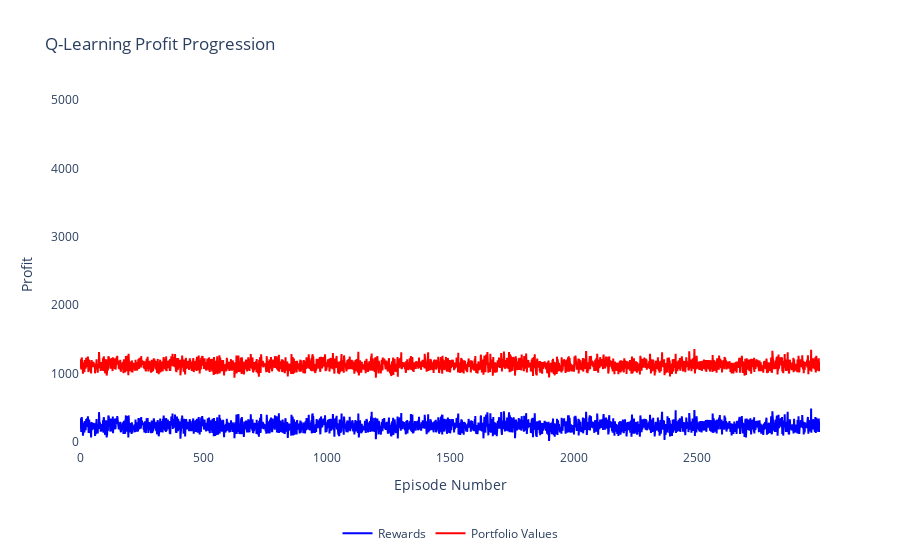

Here is the notebook cell this chart was saved with:
### Code cell
rewards = rewards7
profits = profits7

fig = go.Figure()

# reward line
fig.add_trace(go.Scatter(x=list(range(len(rewards))), y=rewards, 
                         mode='lines', 
                         name='Rewards', 
                         line=dict(color='blue', dash='solid')))  # solid line with blue color

# portfolio line
fig.add_trace(go.Scatter(x=list(range(len(profits))), y=profits, 
                         mode='lines', 
                         name='Portfolio Values', 
                         line=dict(color='red', dash='solid')))  # solid line with red color

# plot figure
fig.update_layout(
    title='Q-Learning Profit Progression',
    xaxis=dict(title='Episode Number'),
    yaxis=dict(title='Profit', range=[-100, 5000]), 
    legend=dict(orientation='h', x=0.5, xanchor='center', y=-0.2),
    plot_bgcolor='white', 
    yaxis_showgrid=True, 
    xaxis_showgrid=True
)

# Show the plot
fig.show()

### Figure 1 — Plotly figure (JSON) as saved in the notebook; plotly's stock layout.template omitted (floating-point values rounded to 4 significant figures; data arrays with more than 128 entries replaced by an {"elided": "..."} marker saying what was removed)
{"data": [{"line": {"color": "blue", "dash": "solid"}, "mode": "lines", "name": "Rewards", "type": "scatter", "x": {"elided": "3000 int values"}, "y": {"elided": "3000 float values"}}, {"line": {"color": "red", "dash": "solid"}, "mode": "lines", "name": "Portfolio Values", "type": "scatter", "x": {"elided": "3000 int values"}, "y": {"elided": "3000 float values"}}], "layout": {"legend": {"orientation": "h", "x": 0.5, "xanchor": "center", "y": -0.2}, "plot_bgcolor": "white", "title": {"text": "Q-Learning Profit Progression"}, "xaxis": {"showgrid": true, "title": {"text": "Episode Number"}}, "yaxis": {"range": [-100, 5000], "showgrid": true, "title": {"text": "Profit"}}}}
